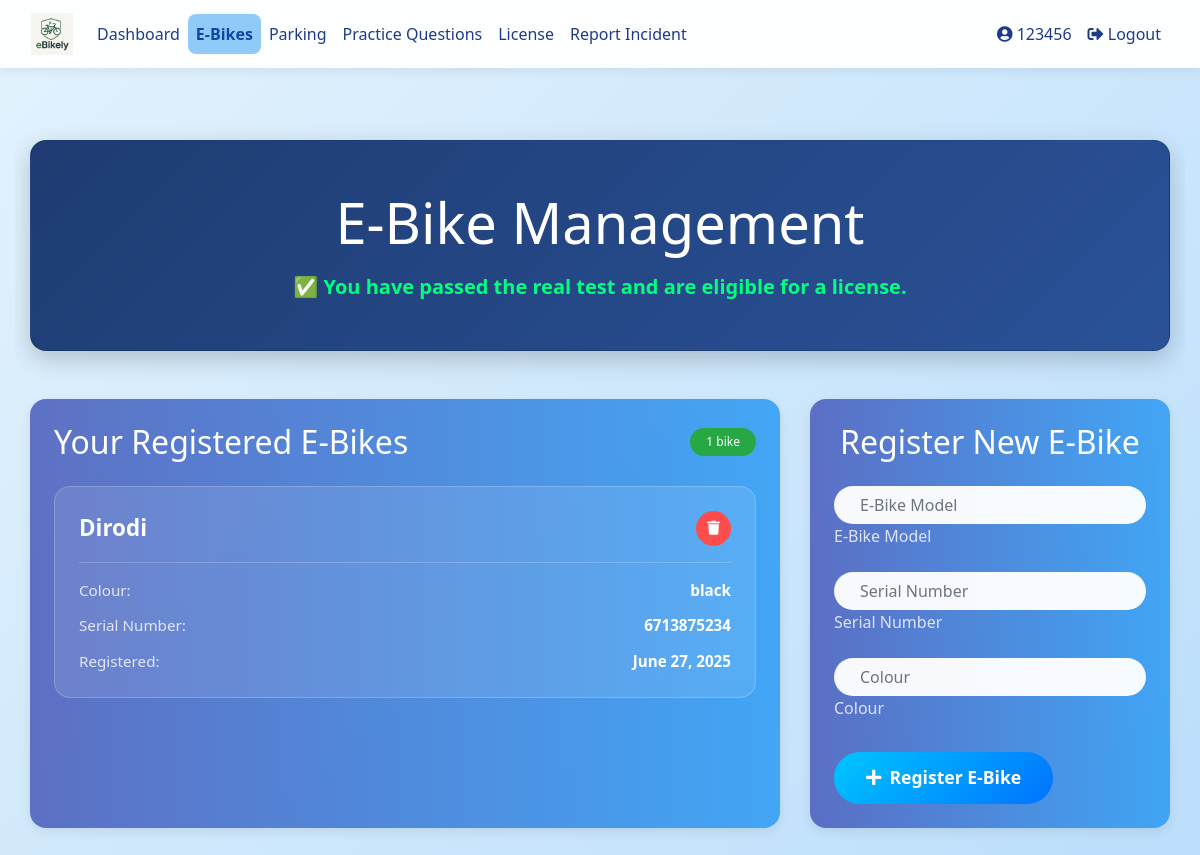
Page /ebikes (signed in) on the earlier database version.
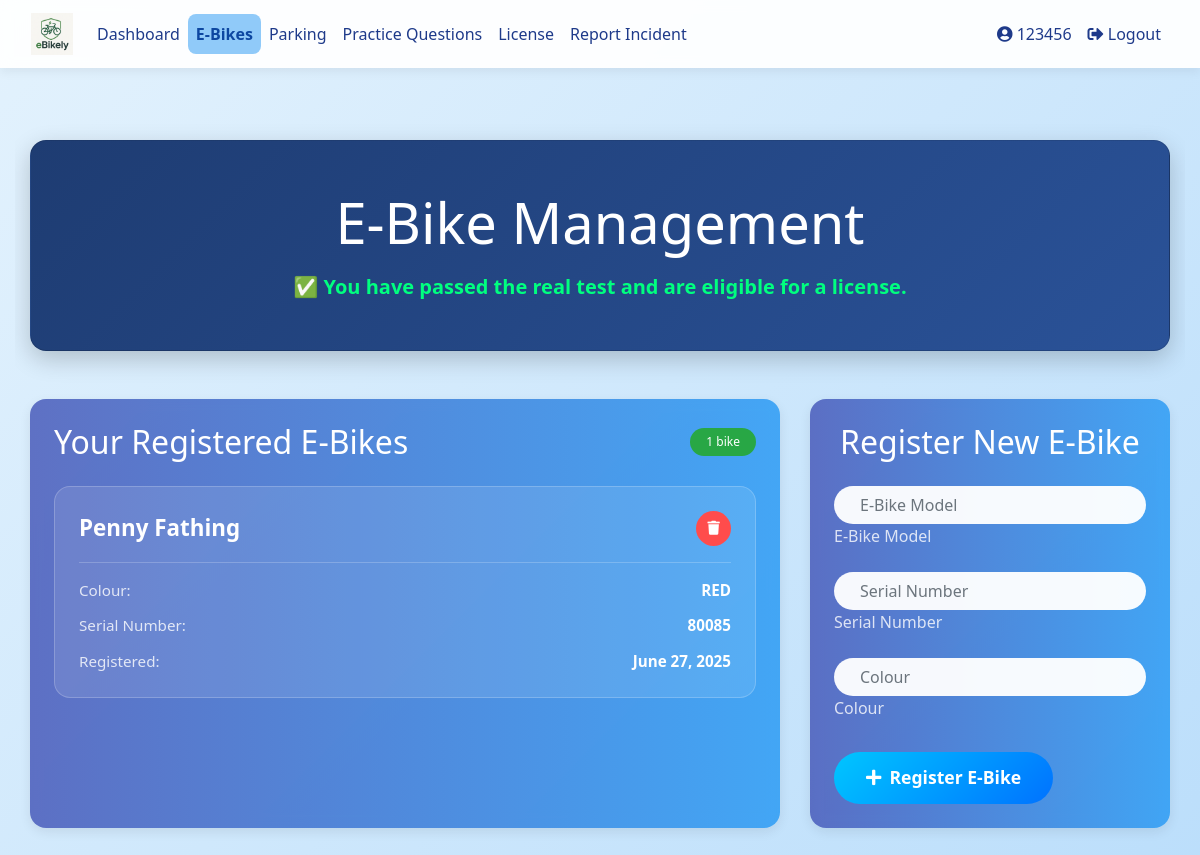
Same page on the later database version.
### database_setup.py (models this page shows)
class User(Base, UserMixin):
    __tablename__ = 'users'
    id = Column(Integer, primary_key=True)
    username = Column(String(150), unique=True, nullable=False)
    email = Column(String(150), nullable=True)
    password = Column(String(150), nullable=False)
    ebikes = relationship('EBike', back_populates='owner', cascade="all, delete-orphan")
    practice_tests = relationship('PracticeTest', back_populates='user', cascade="all, delete-orphan")
    real_tests = relationship('RealTest', back_populates='user', cascade="all, delete-orphan")
    practice_attempts = relationship("PracticeAttempt", back_populates="user", cascade="all, delete-orphan")
    parking_spot = relationship("ParkingSpot", back_populates="reserved_user", uselist=False)
    reservations = relationship("ParkingReservation", back_populates="user")
    incident_reports = relationship('IncidentReport', foreign_keys='IncidentReport.reported_user_id', back_populates='reported_user')
    has_license = Column(Boolean, default=False)
    role = Column(String(10))  # 'student' or 'teacher'
    department = Column(String(150))  # for teachers
    year = Column(Integer)  # for students
    house = Column(String(50))  # for students

class EBike(Base):
    __tablename__ = 'ebikes'
    id = Column(Integer, primary_key=True)
    owner_id = Column(Integer, ForeignKey('users.id'), nullable=False)
    model = Column(String(100), nullable=False)
    serial_number = Column(String(100), unique=True, nullable=False)
    colour = Column(String(50), nullable=False)  # New field for e-bike colour
    is_approved = Column(Boolean, default=False)
    registration_date = Column(DateTime, default=datetime.utcnow)
    owner = relationship('User', back_populates='ebikes')

### app.py (the view, shortened to what this page needs)
@app.route('/ebikes', methods=['GET', 'POST'])
@login_required
def ebike_management():
    session = SessionLocal()
    if current_user.role == 'teacher':
        all_ebikes = session.query(EBike).join(User).filter(User.role == 'student').all()
        session.close()
        return render_template('admin_ebike_overview.html', ebikes=all_ebikes)
    if not current_user.has_license:
        flash("You must pass the test and be approved by a teacher before registering an e-bike.", "warning")
        session.close()
        return redirect(url_for('dashboard'))
    form = forms.EbikeRegistrationForm()
    ebikes = session.query(EBike).filter_by(owner_id=current_user.id).all()
    passed_test = session.query(RealTestAttempt).filter(
        RealTestAttempt.user_id == current_user.id,
        RealTestAttempt.passed == True
    ).count() > 0
    session.close()
    return render_template('ebike_management.html', ebikes=ebikes, form=form, passed_test=passed_test)

### forms.py
class EbikeRegistrationForm(FlaskForm):
    model = StringField('E-Bike Model', validators=[DataRequired()])
    serial_number = StringField('Serial Number', validators=[DataRequired()])
    colour = StringField('E-Bike Colour', validators=[DataRequired()])
    submit = SubmitField('Register E-Bike')

### app.py (called while the page is built)
@login_manager.user_loader
def load_user(user_id):
    session = SessionLocal()
    user = session.query(User).get(int(user_id))
    session.close()
    return user

### templates/ebike_management.html (shortened to what this page needs)
{% extends 'base.html' %}
{% block content %}
<div class="container welcome-container">
    <div class="hero-section card text-white p-5 mb-5 fade-in">
        <div class="text-center">
            <h1 class="display-4 mb-3">E-Bike Management</h1>
            {% if passed_test %}
                <p class="license-status success lead mb-0">✅ You have passed the real test and are eligible for a license.</p>
            {% else %}
                <p class="license-status danger lead mb-0">⚠️ You have not yet passed the real test. Complete the test to get your license.</p>
            {% endif %}
        </div>
    </div>
    <div class="row slide-up-delay g-4">
        <div class="col-lg-8">
            <div class="card feature-card p-4 h-100">
                {% if ebikes %}
                    <div class="d-flex justify-content-between align-items-center mb-4">
                        <h2 class="mb-0">Your Registered E-Bikes</h2>
                        <span class="badge badge-success">{{ ebikes|length }} bike{{ 's' if ebikes|length != 1 else '' }}</span>
                    </div>
                    <div class="ebike-grid">
                        {% for ebike in ebikes %}
                            <div class="ebike-card">
                                <div class="ebike-header">
                                    <h4 class="ebike-model">{{ ebike.model }}</h4>
                                    <form method="POST" class="d-inline">
                                        <button type="submit" class="btn btn-danger btn-sm delete-btn"
                                                onclick="return confirm('Are you sure you want to delete this e-bike?')">
                                            <i class="fas fa-trash"></i>
                                        </button>
                                    </form>
                                </div>
                                <div class="ebike-details">
                                    <div class="detail-item">
                                        <span class="detail-label">Colour:</span>
                                        <span class="detail-value">{{ ebike.colour }}</span>
                                    </div>
                                    <div class="detail-item">
                                        <span class="detail-label">Serial Number:</span>
                                        <span class="detail-value">{{ ebike.serial_number }}</span>
                                    </div>
                                    <div class="detail-item">
                                        <span class="detail-label">Registered:</span>
                                        <span class="detail-value">{{ ebike.registration_date.strftime('%B %d, %Y') }}</span>
                                    </div>
                                </div>
                            </div>
                        {% endfor %}
                    </div>
                {% endif %}
            </div>
        </div>
        <div class="col-lg-4">
            <div class="card feature-card p-4 h-100">
                <h2 class="mb-4 text-center">Register New E-Bike</h2>
                <form method="POST" class="registration-form">
                    <div class="form-floating mb-3">
                        {{ form.model(class="form-control custom-input", placeholder="E-Bike Model") }}
                        <label for="{{ form.model.id }}">E-Bike Model</label>
                    </div>
                    <div class="form-floating mb-3">
                        {{ form.serial_number(class="form-control custom-input", placeholder="Serial Number") }}
                        <label for="{{ form.serial_number.id }}">Serial Number</label>
                    </div>
                    <div class="form-floating mb-4">
                        {{ form.colour(class="form-control custom-input", placeholder="Colour") }}
                        <label for="{{ form.colour.id }}">Colour</label>
                    </div>
                    <div class="d-grid">
                        <button type="submit" class="btn btn-primary btn-lg pulse">
                            <i class="fas fa-plus mr-2"></i>Register E-Bike
                        </button>
                    </div>
                </form>
            </div>
        </div>
    </div>
</div>
{% endblock %}

### templates/base.html (shortened to what this page needs)
<!DOCTYPE html>
<html lang="en">
<head>
  <link rel="stylesheet" href="https://stackpath.bootstrapcdn.com/bootstrap/4.5.2/css/bootstrap.min.css">
  <link rel="stylesheet" href="{{ url_for('static', filename='styles.css') }}">
  <link href="https://cdnjs.cloudflare.com/ajax/libs/font-awesome/5.15.4/css/all.min.css" rel="stylesheet">
</head>
<body>
  <nav class="navbar navbar-expand-lg navbar-light">
    <div class="container-fluid">
      <a class="navbar-brand" href="{{ url_for('dashboard') }}">
        <img src="{{ url_for('static', filename='images/logo.png') }}" alt="E-Bike Manager Logo">
      </a>
      <div class="collapse navbar-collapse justify-content-between" id="navbarNav">
        <ul class="navbar-nav">
          {% if current_user.is_authenticated %}
            <li class="nav-item"><a class="nav-link {% if request.endpoint == 'dashboard' %}active{% endif %}" href="{{ url_for('dashboard') }}">Dashboard</a></li>
            <li class="nav-item"><a class="nav-link {% if request.endpoint == 'ebike_management' %}active{% endif %}" href="{{ url_for('ebike_management') }}">E-Bikes</a></li>
            <li class="nav-item"><a class="nav-link {% if request.endpoint == 'parking_spots' %}active{% endif %}" href="{{ url_for('parking_spots') }}">Parking</a></li>
            <li class="nav-item"><a class="nav-link {% if request.endpoint == 'practice_selection' %}active{% endif %}" href="{{ url_for('practice_selection') }}">Practice Questions</a></li>
            <li class="nav-item"><a class="nav-link" href="{{ url_for('license_page') }}">License</a></li>
            {% if current_user.role == 'student' %}
              <li class="nav-item"><a class="nav-link {% if request.endpoint == 'report_incident' %}active{% endif %}" href="{{ url_for('report_incident') }}">Report Incident</a></li>
            {% elif current_user.role == 'teacher' %}
              <li class="nav-item"><a class="nav-link {% if request.endpoint == 'admin_incidents' %}active{% endif %}" href="{{ url_for('admin_incidents') }}">Manage Incidents</a></li>
            {% endif %}
          {% endif %}
        </ul>
        <ul class="navbar-nav">
          {% if current_user.is_authenticated %}
            <li class="nav-item"><a class="nav-link {% if request.endpoint == 'user_profile' %}active{% endif %}" href="{{ url_for('user_profile') }}"><i class="fas fa-user-circle"></i> {{ current_user.username }}</a></li>
            <li class="nav-item"><a class="nav-link" href="{{ url_for('logout') }}"><i class="fas fa-sign-out-alt"></i> Logout</a></li>
          {% else %}
            <li class="nav-item"><a class="nav-link" href="{{ url_for('login') }}"><i class="fas fa-sign-in-alt"></i> Login</a></li>
            <li class="nav-item"><a class="nav-link" href="{{ url_for('register') }}"><i class="fas fa-user-plus"></i> Register</a></li>
          {% endif %}
        </ul>
      </div>
    </div>
  </nav>
  <div class="container my-4">
    {% block content %}{% endblock %}
  </div>
</body>
</html>

### static/styles.css (style rules this page uses)
.card { border-radius: 10px; box-shadow: 0 4px 6px rgba(0, 0, 0, 0.1); transition: transform 0.2s; }
.text-white { color: white; }
.welcome-container { overflow-x: hidden; }
.hero-section { background: linear-gradient(135deg, #f8f9fa 0%, #e9ecef 100%); padding: 100px 0; }
.feature-card { background: white; border-radius: 10px; box-shadow: 0 4px 6px rgba(0, 0, 0, 0.1); transition: transform 0.3s ease; }

### templates/base.html (style rules this page uses)
body { min-height: 100vh; margin: 0; font-family: 'Segoe UI', sans-serif; background: linear-gradient(135deg, #e3f2fd 0%, #bbdefb 100%); color: #212529; }
.navbar { background-color: #ffffffee; backdrop-filter: blur(6px); box-shadow: 0 4px 10px rgba(0, 0, 0, 0.06); }
.navbar-brand img { height: 42px; }
.nav-link { color: #1e3a8a !important; font-weight: 500; transition: background 0.3s ease; border-radius: 0.5rem; padding: 0.5rem 0.8rem; }
.nav-link.active { background-color: #90caf9; color: #0d47a1 !important; font-weight: bold; }
.container, .container-fluid { max-width: 1200px; }
.card, .auth-card { background: #ffffff; border-radius: 1rem; box-shadow: 0 4px 12px rgba(0, 0, 0, 0.08); transition: transform 0.2s ease; }
.btn-primary { background: linear-gradient(135deg, #64b5f6, #1e88e5); border: none; border-radius: 50px; padding: 0.6rem 1.4rem; font-size: 1rem; color: white; font-weight: 500; }

### templates/ebike_management.html (style rules this page uses)
.welcome-container { padding-top: 3rem; padding-bottom: 3rem; }
.hero-section { background: linear-gradient(135deg, #1e3c72 0%, #2a5298 100%); border-radius: 1rem; box-shadow: 0 8px 24px rgba(0, 0, 0, 0.2); text-align: center; }
.feature-card { background: linear-gradient(to right, #3f51b5cc, #2196f3cc); border-radius: 1rem; backdrop-filter: blur(6px); border: none; color: white; transition: transform 0.3s ease; }
.ebike-grid { display: grid; gap: 1.5rem; }
.ebike-card { background: rgba(255, 255, 255, 0.1); border: 1px solid rgba(255, 255, 255, 0.2); border-radius: 1rem; padding: 1.5rem; transition: all 0.3s ease; }
.ebike-header { display: flex; justify-content: space-between; align-items: center; margin-bottom: 1rem; padding-bottom: 1rem; border-bottom: 1px solid rgba(255, 255, 255, 0.2); }
.ebike-model { margin: 0; font-size: 1.4rem; font-weight: 600; }
.ebike-details { display: grid; gap: 0.8rem; }
.detail-item { display: flex; justify-content: space-between; align-items: center; }
.detail-label { font-weight: 500; opacity: 0.8; font-size: 0.95rem; }
.detail-value { font-weight: 600; font-size: 0.95rem; }
.delete-btn { border-radius: 50%; width: 35px; height: 35px; display: flex; align-items: center; justify-content: center; padding: 0; }
.badge { border-radius: 20px; padding: 0.5rem 1rem; font-weight: 500; }
.form-floating { position: relative; }
.form-floating > label { color: rgba(255, 255, 255, 0.8); font-weight: 500; }
.form-floating > .form-control:focus ~ label, .form-floating > .form-control:not(:placeholder-shown) ~ label { color: white; opacity: 1; }
.btn-primary { background: linear-gradient(135deg, #00c6ff 0%, #0072ff 100%); border: none; border-radius: 50px; padding: 0.8rem 2rem; font-size: 1.1rem; color: white; font-weight: 600; transition: all 0.3s ease; }
.btn-danger { background-color: #ff4c4c; border: none; transition: all 0.3s ease; }
.custom-input { border-radius: 50px; background: rgba(255, 255, 255, 0.95); border: 2px solid transparent; padding: 0.8rem 1.5rem; font-size: 1rem; transition: all 0.3s ease; }
.license-status { font-weight: bold; }
.license-status.success { color: #00ff7f; }
.fade-in { animation: fadeIn 1s ease-in; }
.slide-up-delay { animation: slideUp 0.8s ease-out 0.3s backwards; }
.pulse { animation: pulse 2s infinite; }

Differences in the rows shown:
removed EBike: model "Dirodi", colour "black", serial_number "6713875234", registration_date "June 27, 2025"
added EBike: model "Penny Fathing", colour "RED", serial_number "80085", registration_date "June 27, 2025"
